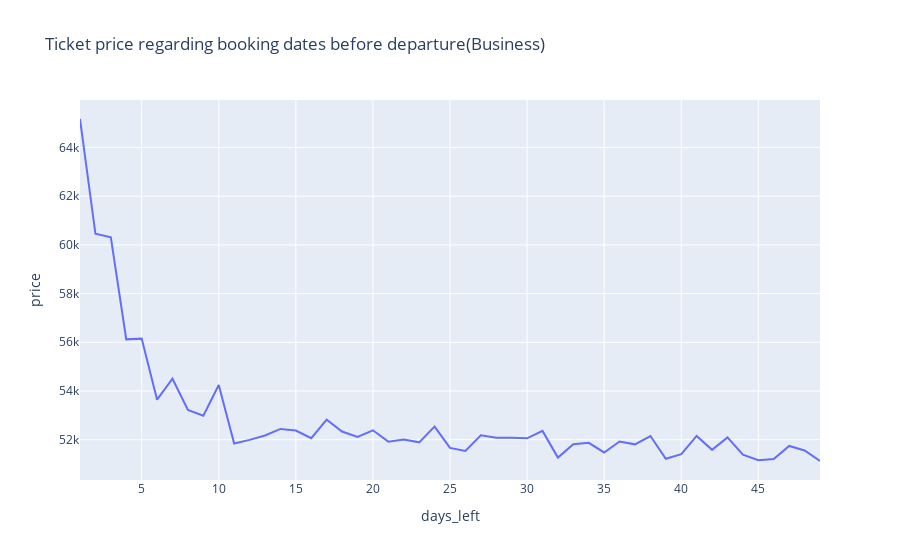

Notebook code cell kept with this figure:
### Code cell
# This figure is already plotted with seaborn
busin= df[df['class']=='Business']
busi= busin.groupby(['days_left'],as_index=False).price.mean()
px.line(busi,
        x= 'days_left',
        y= 'price',
        title='Ticket price regarding booking dates before departure(Business)'
        )

### Figure 1 — Plotly figure (JSON) as saved in the notebook; plotly's stock layout.template omitted (floating-point values rounded to 4 significant figures)
{"data": [{"hovertemplate": "days_left=%{x}<br>price=%{y}<extra></extra>", "legendgroup": "", "line": {"color": "#636efa", "dash": "solid"}, "marker": {"symbol": "circle"}, "mode": "lines", "name": "", "orientation": "v", "showlegend": false, "type": "scatter", "x": [1, 2, 3, 4, 5, 6, 7, 8, 9, 10, 11, 12, 13, 14, 15, 16, 17, 18, 19, 20, 21, 22, 23, 24, 25, 26, 27, 28, 29, 30, 31, 32, 33, 34, 35, 36, 37, 38, 39, 40, 41, 42, 43, 44, 45, 46, 47, 48, 49], "xaxis": "x", "y": [65170.0, 60460.0, 60310.0, 56120.0, 56150.0, 53640.0, 54500.0, 53220.0, 52980.0, 54250.0, 51850.0, 51990.0, 52170.0, 52440.0, 52370.0, 52060.0, 52820.0, 52330.0, 52110.0, 52380.0, 51920.0, 52010.0, 51890.0, 52540.0, 51660.0, 51540.0, 52180.0, 52070.0, 52080.0, 52060.0, 52360.0, 51260.0, 51810.0, 51870.0, 51480.0, 51920.0, 51810.0, 52150.0, 51210.0, 51410.0, 52150.0, 51580.0, 52090.0, 51380.0, 51160.0, 51210.0, 51740.0, 51560.0, 51120.0], "yaxis": "y"}], "layout": {"legend": {"tracegroupgap": 0}, "title": {"text": "Ticket price regarding booking dates before departure(Business)"}, "xaxis": {"anchor": "y", "domain": [0, 1], "title": {"text": "days_left"}}, "yaxis": {"anchor": "x", "domain": [0, 1], "title": {"text": "price"}}}}
